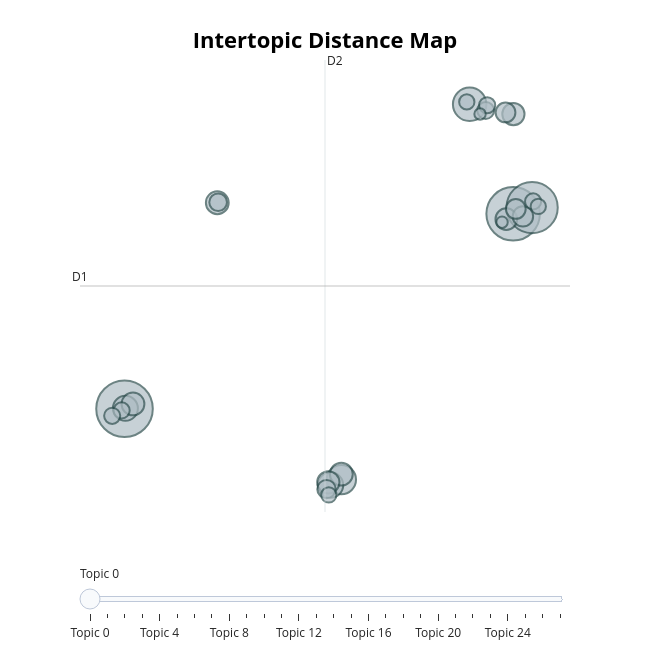

The code cell stored with this chart in its notebook:
### Code cell
topic_model.visualize_topics()

### Figure 1 — Plotly figure (JSON) as saved in the notebook; plotly's stock layout.template omitted (floating-point values rounded to 4 significant figures)
{"data": [{"customdata": [[0, "reuers | press | look press | gob | gob look", 123], [1, "boxberry | 2024 | ikea | 2025 | 0", 110], [2, "llm | pr | llm llm | ceo | wibes", 101], [3, "kinder | rocher | ferrero | rffeo | kinder bueno", 43], [4, "widberries ru | www widberries | dei sx | ru co | sx", 33], [5, "12 000 | 000 | 20 000 | 04 | 35 000", 25], [6, "gedenidze | gedenidze reuers | irki gedenidze | irki | boein", 24], [7, "teer | reuers teer | teer msh | teer coonecssd | 225", 20], [8, "1941 | 1945 | 1950 | 1942 | 1 1", 20], [9, "7 aiexress | aiexress 7 | aiexress | aiexress 1 | usic yndex", 20], [10, "hv | su | hv su | 400 | 1 bo", 19], [11, "shuersock foodo | foodo | shuersock | d | of", 19], [12, "preier yy | preier | yy | minecrf | ruube preier", 18], [13, "20 2030 | winine | fbnk | 1 ozon | winine fbnk", 16], [14, "hoik | hyurone | sodiu | hoik hoik | 20 hoik", 15], [15, "skod | e lrus | lrus | ld | ld e", 15], [16, "trve | ozon trve | 90 50 | 50 ozon | 30 ozon", 13], [17, "1965 | pubic | doin | pubic doin | gobookress co", 12], [18, "metro | bes | metro chef | chef | bes ieri", 11], [19, "12 11 | 45 40 | 2022 2022 | 25 45 | reddi", 10], [20, "hoe | we | we hoe | vip | 1977 10", 10], [21, "vicory | birininvesor | r rre | rre | rre ru", 10], [22, "dorfin | cursor | dorfin hodins | liied | hodins liied", 10], [23, "go | ui go | ui | whoosh | csu p", 9], [24, "youu be | youu | be | rutube | zvezdnyics 3", 9], [25, " |  |  |  | ", 9], [26, "sni | 148 | widberries 288943833 | 54 79936053 | 14 jus", 5], [27, "vk rutube | bde 4 | bde | henderson | fm vk", 5]], "hovertemplate": "<b>Topic %{customdata[0]}</b><br>%{customdata[1]}<br>Size: %{customdata[2]}", "legendgroup": "", "marker": {"color": "#B0BEC5", "line": {"color": "DarkSlateGrey", "width": 2}, "size": [123, 110, 101, 43, 33, 25, 24, 20, 20, 20, 19, 19, 18, 16, 15, 15, 13, 12, 11, 10, 10, 10, 10, 9, 9, 9, 5, 5], "sizemode": "area", "sizeref": 0.07687, "symbol": "circle"}, "mode": "markers", "name": "", "orientation": "v", "showlegend": false, "type": "scatter", "x": [-7.433, 6.854, 7.552, 5.255, 0.5396, 0.139, -7.401, -7.122, -4.022, 0.5375, 0.05972, 6.864, 6.603, 7.214, 6.574, 6.952, -0.008032, -3.992, 5.846, -7.539, 5.899, 7.588, -7.887, 0.07608, 7.778, 5.15, 5.637, 6.447], "xaxis": "x", "y": [-1.77, 10.81, 11.22, 17.88, -6.339, -6.694, -1.736, -1.458, 11.53, -5.987, -6.515, 17.25, 10.47, 10.65, 17.35, 11.13, -6.954, 11.56, 17.48, -1.875, 17.82, 11.61, -2.224, -7.33, 11.29, 18.03, 17.25, 10.27], "yaxis": "y"}], "layout": {"annotations": [{"showarrow": false, "text": "D1", "x": -9.07, "y": 6.154, "yshift": 10}, {"showarrow": false, "text": "D2", "x": -0.06271, "xshift": 10, "y": 20.74}], "height": 650, "hoverlabel": {"bgcolor": "white", "font": {"family": "Rockwell", "size": 16}}, "legend": {"itemsizing": "constant", "tracegroupgap": 0}, "margin": {"t": 60}, "shapes": [{"line": {"color": "#CFD8DC", "width": 2}, "type": "line", "x0": -0.06271, "x1": -0.06271, "y0": -8.43, "y1": 20.74}, {"line": {"color": "#9E9E9E", "width": 2}, "type": "line", "x0": -9.07, "x1": 8.945, "y0": 6.154, "y1": 6.154}], "sliders": [{"active": 0, "pad": {"t": 50}, "steps": [{"args": [{"marker.color": [["red", "#B0BEC5", "#B0BEC5", "#B0BEC5", "#B0BEC5", "#B0BEC5", "#B0BEC5", "#B0BEC5", "#B0BEC5", "#B0BEC5", "#B0BEC5", "#B0BEC5", "#B0BEC5", "#B0BEC5", "#B0BEC5", "#B0BEC5", "#B0BEC5", "#B0BEC5", "#B0BEC5", "#B0BEC5", "#B0BEC5", "#B0BEC5", "#B0BEC5", "#B0BEC5", "#B0BEC5", "#B0BEC5", "#B0BEC5", "#B0BEC5"]]}], "label": "Topic 0", "method": "update"}, {"args": [{"marker.color": [["#B0BEC5", "red", "#B0BEC5", "#B0BEC5", "#B0BEC5", "#B0BEC5", "#B0BEC5", "#B0BEC5", "#B0BEC5", "#B0BEC5", "#B0BEC5", "#B0BEC5", "#B0BEC5", "#B0BEC5", "#B0BEC5", "#B0BEC5", "#B0BEC5", "#B0BEC5", "#B0BEC5", "#B0BEC5", "#B0BEC5", "#B0BEC5", "#B0BEC5", "#B0BEC5", "#B0BEC5", "#B0BEC5", "#B0BEC5", "#B0BEC5"]]}], "label": "Topic 1", "method": "update"}, {"args": [{"marker.color": [["#B0BEC5", "#B0BEC5", "red", "#B0BEC5", "#B0BEC5", "#B0BEC5", "#B0BEC5", "#B0BEC5", "#B0BEC5", "#B0BEC5", "#B0BEC5", "#B0BEC5", "#B0BEC5", "#B0BEC5", "#B0BEC5", "#B0BEC5", "#B0BEC5", "#B0BEC5", "#B0BEC5", "#B0BEC5", "#B0BEC5", "#B0BEC5", "#B0BEC5", "#B0BEC5", "#B0BEC5", "#B0BEC5", "#B0BEC5", "#B0BEC5"]]}], "label": "Topic 2", "method": "update"}, {"args": [{"marker.color": [["#B0BEC5", "#B0BEC5", "#B0BEC5", "red", "#B0BEC5", "#B0BEC5", "#B0BEC5", "#B0BEC5", "#B0BEC5", "#B0BEC5", "#B0BEC5", "#B0BEC5", "#B0BEC5", "#B0BEC5", "#B0BEC5", "#B0BEC5", "#B0BEC5", "#B0BEC5", "#B0BEC5", "#B0BEC5", "#B0BEC5", "#B0BEC5", "#B0BEC5", "#B0BEC5", "#B0BEC5", "#B0BEC5", "#B0BEC5", "#B0BEC5"]]}], "label": "Topic 3", "method": "update"}, {"args": [{"marker.color": [["#B0BEC5", "#B0BEC5", "#B0BEC5", "#B0BEC5", "red", "#B0BEC5", "#B0BEC5", "#B0BEC5", "#B0BEC5", "#B0BEC5", "#B0BEC5", "#B0BEC5", "#B0BEC5", "#B0BEC5", "#B0BEC5", "#B0BEC5", "#B0BEC5", "#B0BEC5", "#B0BEC5", "#B0BEC5", "#B0BEC5", "#B0BEC5", "#B0BEC5", "#B0BEC5", "#B0BEC5", "#B0BEC5", "#B0BEC5", "#B0BEC5"]]}], "label": "Topic 4", "method": "update"}, {"args": [{"marker.color": [["#B0BEC5", "#B0BEC5", "#B0BEC5", "#B0BEC5", "#B0BEC5", "red", "#B0BEC5", "#B0BEC5", "#B0BEC5", "#B0BEC5", "#B0BEC5", "#B0BEC5", "#B0BEC5", "#B0BEC5", "#B0BEC5", "#B0BEC5", "#B0BEC5", "#B0BEC5", "#B0BEC5", "#B0BEC5", "#B0BEC5", "#B0BEC5", "#B0BEC5", "#B0BEC5", "#B0BEC5", "#B0BEC5", "#B0BEC5", "#B0BEC5"]]}], "label": "Topic 5", "method": "update"}, {"args": [{"marker.color": [["#B0BEC5", "#B0BEC5", "#B0BEC5", "#B0BEC5", "#B0BEC5", "#B0BEC5", "red", "#B0BEC5", "#B0BEC5", "#B0BEC5", "#B0BEC5", "#B0BEC5", "#B0BEC5", "#B0BEC5", "#B0BEC5", "#B0BEC5", "#B0BEC5", "#B0BEC5", "#B0BEC5", "#B0BEC5", "#B0BEC5", "#B0BEC5", "#B0BEC5", "#B0BEC5", "#B0BEC5", "#B0BEC5", "#B0BEC5", "#B0BEC5"]]}], "label": "Topic 6", "method": "update"}, {"args": [{"marker.color": [["#B0BEC5", "#B0BEC5", "#B0BEC5", "#B0BEC5", "#B0BEC5", "#B0BEC5", "#B0BEC5", "red", "#B0BEC5", "#B0BEC5", "#B0BEC5", "#B0BEC5", "#B0BEC5", "#B0BEC5", "#B0BEC5", "#B0BEC5", "#B0BEC5", "#B0BEC5", "#B0BEC5", "#B0BEC5", "#B0BEC5", "#B0BEC5", "#B0BEC5", "#B0BEC5", "#B0BEC5", "#B0BEC5", "#B0BEC5", "#B0BEC5"]]}], "label": "Topic 7", "method": "update"}, {"args": [{"marker.color": [["#B0BEC5", "#B0BEC5", "#B0BEC5", "#B0BEC5", "#B0BEC5", "#B0BEC5", "#B0BEC5", "#B0BEC5", "red", "#B0BEC5", "#B0BEC5", "#B0BEC5", "#B0BEC5", "#B0BEC5", "#B0BEC5", "#B0BEC5", "#B0BEC5", "#B0BEC5", "#B0BEC5", "#B0BEC5", "#B0BEC5", "#B0BEC5", "#B0BEC5", "#B0BEC5", "#B0BEC5", "#B0BEC5", "#B0BEC5", "#B0BEC5"]]}], "label": "Topic 8", "method": "update"}, {"args": [{"marker.color": [["#B0BEC5", "#B0BEC5", "#B0BEC5", "#B0BEC5", "#B0BEC5", "#B0BEC5", "#B0BEC5", "#B0BEC5", "#B0BEC5", "red", "#B0BEC5", "#B0BEC5", "#B0BEC5", "#B0BEC5", "#B0BEC5", "#B0BEC5", "#B0BEC5", "#B0BEC5", "#B0BEC5", "#B0BEC5", "#B0BEC5", "#B0BEC5", "#B0BEC5", "#B0BEC5", "#B0BEC5", "#B0BEC5", "#B0BEC5", "#B0BEC5"]]}], "label": "Topic 9", "method": "update"}, {"args": [{"marker.color": [["#B0BEC5", "#B0BEC5", "#B0BEC5", "#B0BEC5", "#B0BEC5", "#B0BEC5", "#B0BEC5", "#B0BEC5", "#B0BEC5", "#B0BEC5", "red", "#B0BEC5", "#B0BEC5", "#B0BEC5", "#B0BEC5", "#B0BEC5", "#B0BEC5", "#B0BEC5", "#B0BEC5", "#B0BEC5", "#B0BEC5", "#B0BEC5", "#B0BEC5", "#B0BEC5", "#B0BEC5", "#B0BEC5", "#B0BEC5", "#B0BEC5"]]}], "label": "Topic 10", "method": "update"}, {"args": [{"marker.color": [["#B0BEC5", "#B0BEC5", "#B0BEC5", "#B0BEC5", "#B0BEC5", "#B0BEC5", "#B0BEC5", "#B0BEC5", "#B0BEC5", "#B0BEC5", "#B0BEC5", "red", "#B0BEC5", "#B0BEC5", "#B0BEC5", "#B0BEC5", "#B0BEC5", "#B0BEC5", "#B0BEC5", "#B0BEC5", "#B0BEC5", "#B0BEC5", "#B0BEC5", "#B0BEC5", "#B0BEC5", "#B0BEC5", "#B0BEC5", "#B0BEC5"]]}], "label": "Topic 11", "method": "update"}, {"args": [{"marker.color": [["#B0BEC5", "#B0BEC5", "#B0BEC5", "#B0BEC5", "#B0BEC5", "#B0BEC5", "#B0BEC5", "#B0BEC5", "#B0BEC5", "#B0BEC5", "#B0BEC5", "#B0BEC5", "red", "#B0BEC5", "#B0BEC5", "#B0BEC5", "#B0BEC5", "#B0BEC5", "#B0BEC5", "#B0BEC5", "#B0BEC5", "#B0BEC5", "#B0BEC5", "#B0BEC5", "#B0BEC5", "#B0BEC5", "#B0BEC5", "#B0BEC5"]]}], "label": "Topic 12", "method": "update"}, {"args": [{"marker.color": [["#B0BEC5", "#B0BEC5", "#B0BEC5", "#B0BEC5", "#B0BEC5", "#B0BEC5", "#B0BEC5", "#B0BEC5", "#B0BEC5", "#B0BEC5", "#B0BEC5", "#B0BEC5", "#B0BEC5", "red", "#B0BEC5", "#B0BEC5", "#B0BEC5", "#B0BEC5", "#B0BEC5", "#B0BEC5", "#B0BEC5", "#B0BEC5", "#B0BEC5", "#B0BEC5", "#B0BEC5", "#B0BEC5", "#B0BEC5", "#B0BEC5"]]}], "label": "Topic 13", "method": "update"}, {"args": [{"marker.color": [["#B0BEC5", "#B0BEC5", "#B0BEC5", "#B0BEC5", "#B0BEC5", "#B0BEC5", "#B0BEC5", "#B0BEC5", "#B0BEC5", "#B0BEC5", "#B0BEC5", "#B0BEC5", "#B0BEC5", "#B0BEC5", "red", "#B0BEC5", "#B0BEC5", "#B0BEC5", "#B0BEC5", "#B0BEC5", "#B0BEC5", "#B0BEC5", "#B0BEC5", "#B0BEC5", "#B0BEC5", "#B0BEC5", "#B0BEC5", "#B0BEC5"]]}], "label": "Topic 14", "method": "update"}, {"args": [{"marker.color": [["#B0BEC5", "#B0BEC5", "#B0BEC5", "#B0BEC5", "#B0BEC5", "#B0BEC5", "#B0BEC5", "#B0BEC5", "#B0BEC5", "#B0BEC5", "#B0BEC5", "#B0BEC5", "#B0BEC5", "#B0BEC5", "#B0BEC5", "red", "#B0BEC5", "#B0BEC5", "#B0BEC5", "#B0BEC5", "#B0BEC5", "#B0BEC5", "#B0BEC5", "#B0BEC5", "#B0BEC5", "#B0BEC5", "#B0BEC5", "#B0BEC5"]]}], "label": "Topic 15", "method": "update"}, {"args": [{"marker.color": [["#B0BEC5", "#B0BEC5", "#B0BEC5", "#B0BEC5", "#B0BEC5", "#B0BEC5", "#B0BEC5", "#B0BEC5", "#B0BEC5", "#B0BEC5", "#B0BEC5", "#B0BEC5", "#B0BEC5", "#B0BEC5", "#B0BEC5", "#B0BEC5", "red", "#B0BEC5", "#B0BEC5", "#B0BEC5", "#B0BEC5", "#B0BEC5", "#B0BEC5", "#B0BEC5", "#B0BEC5", "#B0BEC5", "#B0BEC5", "#B0BEC5"]]}], "label": "Topic 16", "method": "update"}, {"args": [{"marker.color": [["#B0BEC5", "#B0BEC5", "#B0BEC5", "#B0BEC5", "#B0BEC5", "#B0BEC5", "#B0BEC5", "#B0BEC5", "#B0BEC5", "#B0BEC5", "#B0BEC5", "#B0BEC5", "#B0BEC5", "#B0BEC5", "#B0BEC5", "#B0BEC5", "#B0BEC5", "red", "#B0BEC5", "#B0BEC5", "#B0BEC5", "#B0BEC5", "#B0BEC5", "#B0BEC5", "#B0BEC5", "#B0BEC5", "#B0BEC5", "#B0BEC5"]]}], "label": "Topic 17", "method": "update"}, {"args": [{"marker.color": [["#B0BEC5", "#B0BEC5", "#B0BEC5", "#B0BEC5", "#B0BEC5", "#B0BEC5", "#B0BEC5", "#B0BEC5", "#B0BEC5", "#B0BEC5", "#B0BEC5", "#B0BEC5", "#B0BEC5", "#B0BEC5", "#B0BEC5", "#B0BEC5", "#B0BEC5", "#B0BEC5", "red", "#B0BEC5", "#B0BEC5", "#B0BEC5", "#B0BEC5", "#B0BEC5", "#B0BEC5", "#B0BEC5", "#B0BEC5", "#B0BEC5"]]}], "label": "Topic 18", "method": "update"}, {"args": [{"marker.color": [["#B0BEC5", "#B0BEC5", "#B0BEC5", "#B0BEC5", "#B0BEC5", "#B0BEC5", "#B0BEC5", "#B0BEC5", "#B0BEC5", "#B0BEC5", "#B0BEC5", "#B0BEC5", "#B0BEC5", "#B0BEC5", "#B0BEC5", "#B0BEC5", "#B0BEC5", "#B0BEC5", "#B0BEC5", "red", "#B0BEC5", "#B0BEC5", "#B0BEC5", "#B0BEC5", "#B0BEC5", "#B0BEC5", "#B0BEC5", "#B0BEC5"]]}], "label": "Topic 19", "method": "update"}, {"args": [{"marker.color": [["#B0BEC5", "#B0BEC5", "#B0BEC5", "#B0BEC5", "#B0BEC5", "#B0BEC5", "#B0BEC5", "#B0BEC5", "#B0BEC5", "#B0BEC5", "#B0BEC5", "#B0BEC5", "#B0BEC5", "#B0BEC5", "#B0BEC5", "#B0BEC5", "#B0BEC5", "#B0BEC5", "#B0BEC5", "#B0BEC5", "red", "#B0BEC5", "#B0BEC5", "#B0BEC5", "#B0BEC5", "#B0BEC5", "#B0BEC5", "#B0BEC5"]]}], "label": "Topic 20", "method": "update"}, {"args": [{"marker.color": [["#B0BEC5", "#B0BEC5", "#B0BEC5", "#B0BEC5", "#B0BEC5", "#B0BEC5", "#B0BEC5", "#B0BEC5", "#B0BEC5", "#B0BEC5", "#B0BEC5", "#B0BEC5", "#B0BEC5", "#B0BEC5", "#B0BEC5", "#B0BEC5", "#B0BEC5", "#B0BEC5", "#B0BEC5", "#B0BEC5", "#B0BEC5", "red", "#B0BEC5", "#B0BEC5", "#B0BEC5", "#B0BEC5", "#B0BEC5", "#B0BEC5"]]}], "label": "Topic 21", "method": "update"}, {"args": [{"marker.color": [["#B0BEC5", "#B0BEC5", "#B0BEC5", "#B0BEC5", "#B0BEC5", "#B0BEC5", "#B0BEC5", "#B0BEC5", "#B0BEC5", "#B0BEC5", "#B0BEC5", "#B0BEC5", "#B0BEC5", "#B0BEC5", "#B0BEC5", "#B0BEC5", "#B0BEC5", "#B0BEC5", "#B0BEC5", "#B0BEC5", "#B0BEC5", "#B0BEC5", "red", "#B0BEC5", "#B0BEC5", "#B0BEC5", "#B0BEC5", "#B0BEC5"]]}], "label": "Topic 22", "method": "update"}, {"args": [{"marker.color": [["#B0BEC5", "#B0BEC5", "#B0BEC5", "#B0BEC5", "#B0BEC5", "#B0BEC5", "#B0BEC5", "#B0BEC5", "#B0BEC5", "#B0BEC5", "#B0BEC5", "#B0BEC5", "#B0BEC5", "#B0BEC5", "#B0BEC5", "#B0BEC5", "#B0BEC5", "#B0BEC5", "#B0BEC5", "#B0BEC5", "#B0BEC5", "#B0BEC5", "#B0BEC5", "red", "#B0BEC5", "#B0BEC5", "#B0BEC5", "#B0BEC5"]]}], "label": "Topic 23", "method": "update"}, {"args": [{"marker.color": [["#B0BEC5", "#B0BEC5", "#B0BEC5", "#B0BEC5", "#B0BEC5", "#B0BEC5", "#B0BEC5", "#B0BEC5", "#B0BEC5", "#B0BEC5", "#B0BEC5", "#B0BEC5", "#B0BEC5", "#B0BEC5", "#B0BEC5", "#B0BEC5", "#B0BEC5", "#B0BEC5", "#B0BEC5", "#B0BEC5", "#B0BEC5", "#B0BEC5", "#B0BEC5", "#B0BEC5", "red", "#B0BEC5", "#B0BEC5", "#B0BEC5"]]}], "label": "Topic 24", "method": "update"}, {"args": [{"marker.color": [["#B0BEC5", "#B0BEC5", "#B0BEC5", "#B0BEC5", "#B0BEC5", "#B0BEC5", "#B0BEC5", "#B0BEC5", "#B0BEC5", "#B0BEC5", "#B0BEC5", "#B0BEC5", "#B0BEC5", "#B0BEC5", "#B0BEC5", "#B0BEC5", "#B0BEC5", "#B0BEC5", "#B0BEC5", "#B0BEC5", "#B0BEC5", "#B0BEC5", "#B0BEC5", "#B0BEC5", "#B0BEC5", "red", "#B0BEC5", "#B0BEC5"]]}], "label": "Topic 25", "method": "update"}, {"args": [{"marker.color": [["#B0BEC5", "#B0BEC5", "#B0BEC5", "#B0BEC5", "#B0BEC5", "#B0BEC5", "#B0BEC5", "#B0BEC5", "#B0BEC5", "#B0BEC5", "#B0BEC5", "#B0BEC5", "#B0BEC5", "#B0BEC5", "#B0BEC5", "#B0BEC5", "#B0BEC5", "#B0BEC5", "#B0BEC5", "#B0BEC5", "#B0BEC5", "#B0BEC5", "#B0BEC5", "#B0BEC5", "#B0BEC5", "#B0BEC5", "red", "#B0BEC5"]]}], "label": "Topic 26", "method": "update"}, {"args": [{"marker.color": [["#B0BEC5", "#B0BEC5", "#B0BEC5", "#B0BEC5", "#B0BEC5", "#B0BEC5", "#B0BEC5", "#B0BEC5", "#B0BEC5", "#B0BEC5", "#B0BEC5", "#B0BEC5", "#B0BEC5", "#B0BEC5", "#B0BEC5", "#B0BEC5", "#B0BEC5", "#B0BEC5", "#B0BEC5", "#B0BEC5", "#B0BEC5", "#B0BEC5", "#B0BEC5", "#B0BEC5", "#B0BEC5", "#B0BEC5", "#B0BEC5", "red"]]}], "label": "Topic 27", "method": "update"}]}], "title": {"font": {"color": "Black", "size": 22}, "text": "<b>Intertopic Distance Map</b>", "x": 0.5, "xanchor": "center", "y": 0.95, "yanchor": "top"}, "width": 650, "xaxis": {"anchor": "y", "domain": [0, 1], "range": [-9.07, 8.945], "title": {"text": ""}, "visible": false}, "yaxis": {"anchor": "x", "domain": [0, 1], "range": [-8.43, 20.74], "title": {"text": ""}, "visible": false}}}
